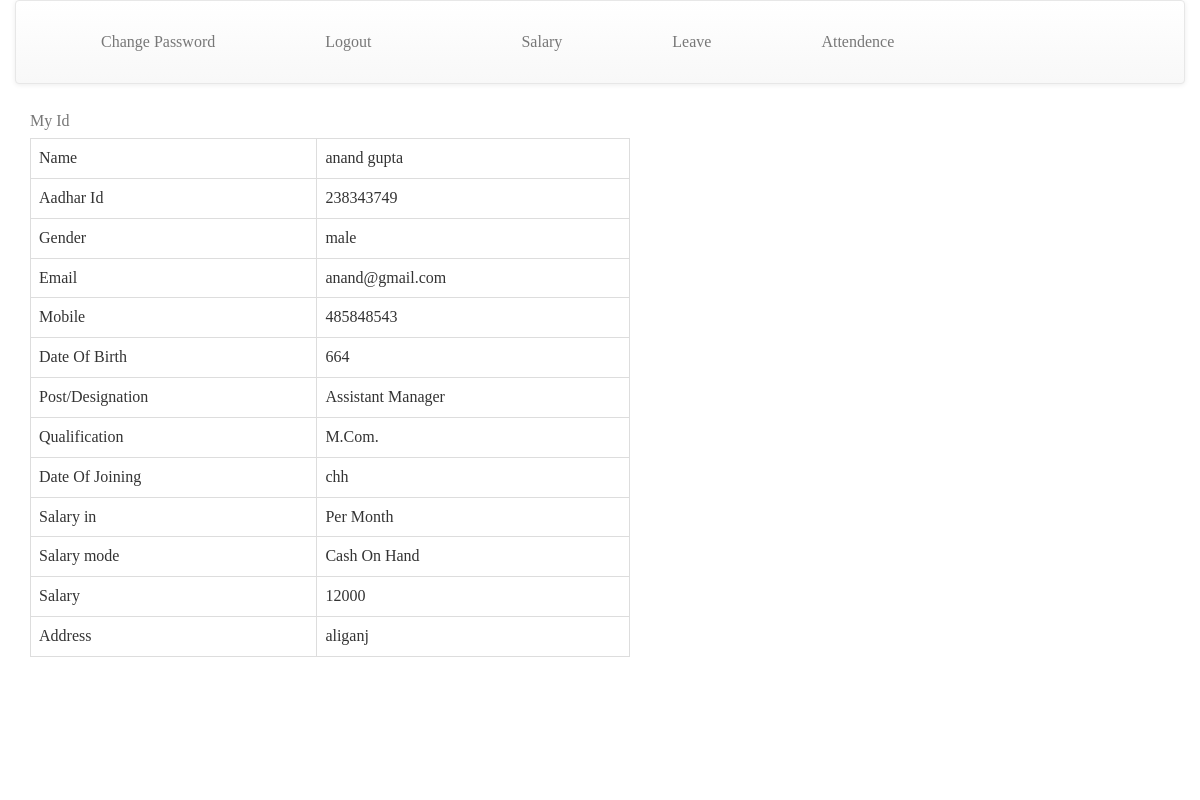
The page /employee.php (signed in) on the database its author committed.
### tables this page shows
CREATE TABLE `employee` (
  `ename` varchar(30) DEFAULT NULL,
  `adhar` varchar(30) DEFAULT NULL,
  `pswd` varchar(15) DEFAULT NULL,
  `cpswd` varchar(15) DEFAULT NULL,
  `gen` varchar(10) DEFAULT NULL,
  `email` varchar(30) NOT NULL,
  `mob` varchar(10) DEFAULT NULL,
  `ques` varchar(40) DEFAULT NULL,
  `ans` varchar(40) DEFAULT NULL,
  `dob` varchar(20) DEFAULT NULL,
  `post` varchar(30) DEFAULT NULL,
  `qualification` varchar(30) DEFAULT NULL,
  `doj` varchar(30) DEFAULT NULL,
  `salary_in` varchar(30) DEFAULT NULL,
  `sal_mode` varchar(50) DEFAULT NULL,
  `salary` varchar(10) DEFAULT NULL,
  `address` varchar(100) DEFAULT NULL,
  PRIMARY KEY (`email`)
);

### employee.php (the view, shortened to what this page needs)
<html><head><title>Index</title>
<link rel="stylesheet" href="bootstrap.min.css">
  <link rel="stylesheet" href="bootstrap-theme.min.css">
<link rel="stylesheet" href="font-awesome.min.css">
<link rel="stylesheet" href="hover-min.css">
  <link rel="stylesheet" href="ind.css">
</head>
<body style='font-family:Century Gothic'><div class="container-fluid">
  <nav class="navbar navbar-default" role="navigation">
          <div class="container">
		    <div class="navbar-header">
		    <div class="collapse navbar-collapse" id="navbar-brand-centered">
		      <ul class="nav navbar-nav">
		        <li><a href="change_password.php">Change Password</a></li>
		        <li><a href="logout.php">Logout</a></li>
		      </ul>
		      <ul class="nav navbar-nav navbar-right">
		        <li><a href="emp_sal.php">Salary</a></li>
		        <li><a href="emp_leave.php">Leave</a></li>
		        <li><a href="emp_attendence">Attendence</a></li>
		      </ul>
	  </div>
		  </div>
		</nav>
		<?php
		$eml=$_SESSION['email'];
		?>
<div class='container'>
<div class='row'>
<div class='col-lg-10'>
<div style='height:700px;width:600px;'>
<?php
include 'conn.php';
$sql="select * from employee where email='$eml'";
$data=mysqli_query($con,$sql);
if(mysqli_num_rows($data)>0)
{
?>
<table class='table table-bordered'>
<?php
	if($x=mysqli_fetch_assoc($data))
	{
echo ("<caption>My Id</caption><tr><td>Name</td><td>".$x['ename']."</td></tr><tr><td>Aadhar Id</td><td>".$x['adhar']."</td></tr><tr><td>Gender</td><td>".$x['gen']."</td></tr><tr><td>Email</td><td>".$x['email']."</td></tr><tr><td>Mobile</td><td>".$x['mob']."</td></tr>");
echo ("<tr><td>Date Of Birth</td><td>".$x['dob']."</td></tr><tr><td>Post/Designation</td><td>".$x['post']."</td></tr><tr><td>Qualification</td><td>".$x['qualification']."</td></tr><tr><td>Date Of Joining</td><td>".$x['doj']."</td></tr><tr><td>Salary in</td><td>".$x['salary_in']."</td></tr><tr><td>Salary mode</td><td>".$x['sal_mode']."</td></tr><tr><td>Salary</td><td>".$x['salary']."</td></tr><tr><td>Address</td><td>".$x['address']."</td></tr>");
}
	}
?></table></div>
</div>
</div>
</div>
</body>
</html>

### ind.css (style rules this page uses)
html, body { margin: 0; padding: 0; width: 100%; }
body { font-family: "Helvetica Neue",sans-serif; font-weight: lighter; }
nav { position: fixed; width: 100%; line-height: 60px; }
nav ul { line-height: 60px; list-style: none; background: rgba(0, 0, 0, 0); overflow: hidden; color: #fff; padding: 0; text-align: right; margin: 0; padding-right: 40px; transition: 1s; }
nav ul li { display: inline-block; padding: 16px 40px;; }
nav ul li a { text-decoration: none; color: #fff; font-size: 16px; }

### rows shown on the page
employee: ename "anand gupta", adhar "238343749", gen "male", email "anand@gmail.com", mob "485848543", dob "664", post "Assistant Manager", qualification "M.Com.", doj "chh", salary_in "Per Month", sal_mode "Cash On Hand", salary "12000", address "aliganj"
